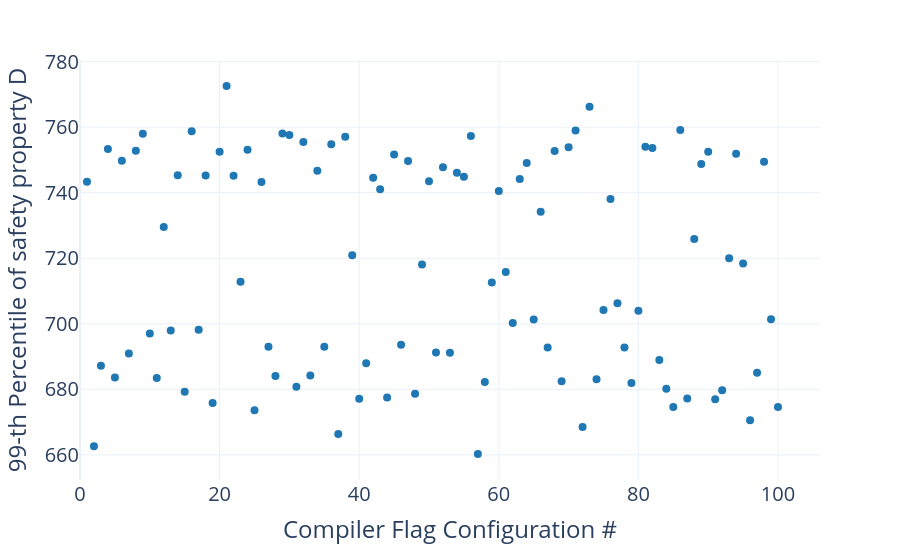

Notebook source saved alongside this figure:
### Code cell
# Create a scatter plot with the collected data
fig = plot(
    df_flags, 
    'file_id', 
    hover_fields=[
        '-fschedule-insns2', 
        '-ftree-loop-vectorize',
        '-falign-labels'
    ]
).update_layout(
    xaxis_title="Compiler Flag Configuration #", 
    yaxis_title="99-th Percentile of safety property D"
).update_yaxes(rangemode="normal")
# fig.update_traces(marker=dict(size=8), line=dict(width=3))
# fig.update_layout(ont=dict(size=24))
fig.show()
fig.write_image("mpc.pdf")

### Figure 1 — Plotly figure (JSON) as saved in the notebook; plotly's stock layout.template omitted (floating-point values rounded to 4 significant figures; data arrays with more than 128 entries replaced by an {"elided": "..."} marker saying what was removed)
{"data": [{"customdata": {"elided": "100x3 int values"}, "hovertemplate": "file_id=%{x}<br>p99=%{y}<br>-fschedule-insns2=%{customdata[0]}<br>-ftree-loop-vectorize=%{customdata[1]}<br>-falign-labels=%{customdata[2]}<extra></extra>", "legendgroup": "", "line": {"width": 3}, "marker": {"color": "#1f77b4", "size": 8, "symbol": "circle"}, "mode": "markers", "name": "", "orientation": "v", "showlegend": false, "type": "scatter", "x": [57, 2, 37, 72, 96, 25, 85, 100, 19, 91, 40, 87, 44, 48, 15, 92, 84, 31, 79, 58, 69, 74, 11, 5, 28, 33, 97, 3, 41, 83, 7, 53, 51, 67, 78, 35, 27, 46, 10, 13, 17, 62, 65, 99, 80, 75, 77, 59, 23, 61, 49, 95, 93, 39, 88, 12, 66, 76, 60, 43, 26, 1, 50, 63, 42, 55, 22, 18, 14, 54, 34, 52, 89, 64, 98, 47, 6, 45, 94, 20, 90, 68, 8, 24, 4, 82, 70, 81, 36, 32, 38, 56, 30, 9, 29, 16, 71, 86, 73, 21], "xaxis": "x", "y": [660.3, 662.6, 666.4, 668.5, 670.6, 673.7, 674.6, 674.6, 675.8, 677.0, 677.1, 677.2, 677.5, 678.6, 679.2, 679.7, 680.2, 680.8, 682.0, 682.2, 682.5, 683.0, 683.5, 683.6, 684.1, 684.2, 685.0, 687.2, 687.9, 689.0, 691.0, 691.1, 691.2, 692.8, 692.8, 693.0, 693.0, 693.6, 697.1, 698.0, 698.2, 700.2, 701.3, 701.4, 704.0, 704.2, 706.3, 712.6, 712.8, 715.8, 718.1, 718.4, 720.0, 720.9, 725.9, 729.5, 734.2, 738.1, 740.5, 741.0, 743.2, 743.4, 743.5, 744.2, 744.6, 744.9, 745.1, 745.2, 745.4, 746.1, 746.7, 747.8, 748.8, 749.1, 749.5, 749.7, 749.7, 751.6, 751.9, 752.5, 752.5, 752.7, 752.8, 753.1, 753.3, 753.6, 753.9, 754.1, 754.8, 755.5, 757.1, 757.3, 757.6, 758.0, 758.1, 758.7, 759.0, 759.1, 766.2, 772.6], "yaxis": "y"}], "layout": {"font": {"size": 20}, "legend": {"tracegroupgap": 0}, "margin": {"t": 60}, "xaxis": {"anchor": "y", "domain": [0, 1], "rangemode": "tozero", "title": {"text": "Compiler Flag Configuration #"}}, "yaxis": {"anchor": "x", "domain": [0, 1], "rangemode": "normal", "title": {"text": "99-th Percentile of safety property D"}}}}
